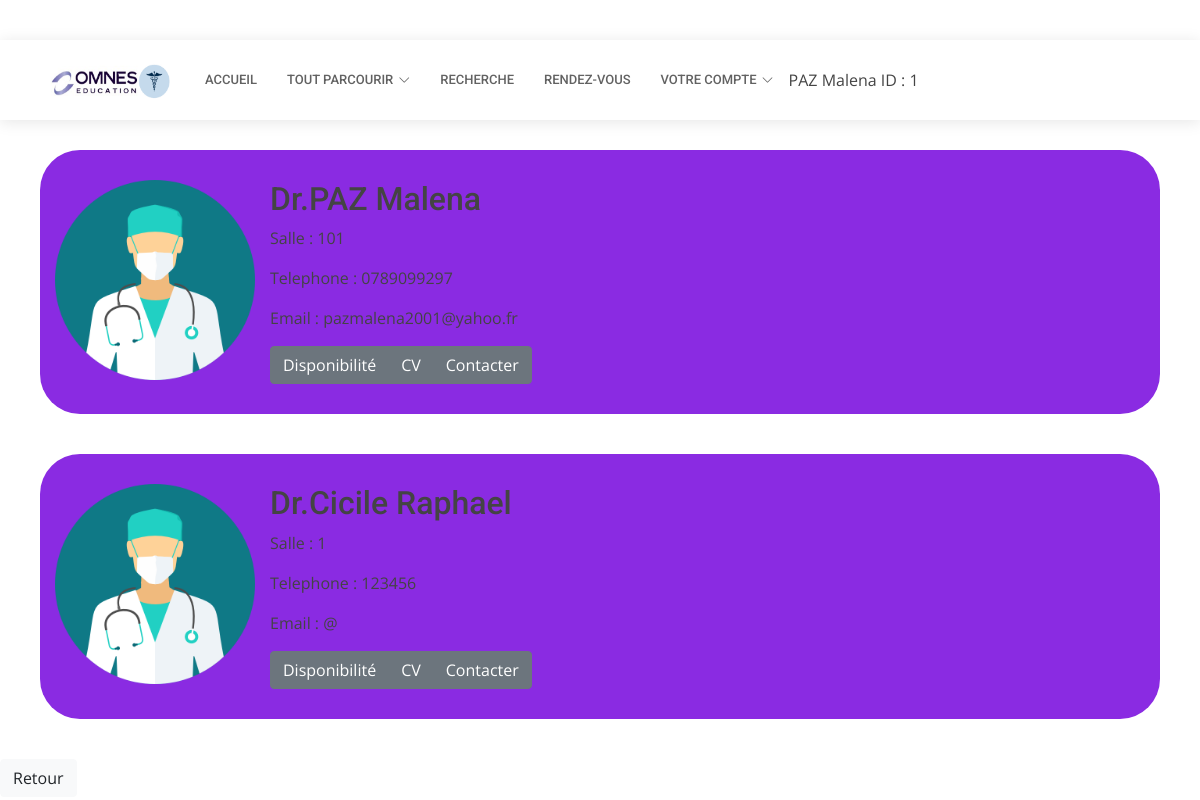
Page /MedecinGeneraliste.php (signed in) on the committed database.
### tables this page shows
CREATE TABLE IF NOT EXISTS `patient` (
  `IDpatient` int(20) NOT NULL AUTO_INCREMENT,
  `NomPatient` varchar(30) NOT NULL,
  `PrenomPatient` varchar(30) NOT NULL,
  `Mdp` varchar(30) NOT NULL,
  `Login` varchar(30) NOT NULL,
  `AdressePatient` varchar(100) NOT NULL,
  `EmailPatient` varchar(50) NOT NULL,
  `NumPatient` varchar(20) NOT NULL,
  `NumCarteVitale` int(50) NOT NULL,
  `SpecialitePref` varchar(50) NOT NULL,
  `Ville` varchar(20) NOT NULL,
  `CodePostal` int(10) NOT NULL,
  `Pays` varchar(20) NOT NULL,
  `Photo` varchar(200) NOT NULL DEFAULT 'Patient.png',
  `TypeCarte` varchar(200) NOT NULL,
  `NumCarteB` int(25) NOT NULL,
  `NomCarte` varchar(200) NOT NULL,
  `DateExp` varchar(9) NOT NULL,
  `CodeSecu` int(10) NOT NULL,
  PRIMARY KEY (`IDpatient`)
);

CREATE TABLE IF NOT EXISTS `medecin` (
  `ID` int(20) NOT NULL AUTO_INCREMENT,
  `Nom` varchar(30) NOT NULL,
  `Prenom` varchar(30) NOT NULL,
  `Login` varchar(30) NOT NULL,
  `Mdp` varchar(30) NOT NULL,
  `Specialiste` tinyint(1) NOT NULL,
  `Email` varchar(50) NOT NULL,
  `Tel` varchar(30) NOT NULL,
  `Specialite` varchar(50) NOT NULL,
  `Photo` varchar(200) NOT NULL,
  `Salle` varchar(10) NOT NULL,
  PRIMARY KEY (`ID`)
);

### MedecinGeneraliste.php (the view, shortened to what this page needs)
<?php
$loginpatient = $_SESSION["login"];
$mdppatient = $_SESSION["mdp"];
$Connexion = mysqli_connect('localhost', 'root', '', 'omnes sante');
$sql = "SELECT * FROM patient WHERE Login LIKE '$loginpatient' AND
 Mdp LIKE '$mdppatient'";
$result = mysqli_query($Connexion, $sql);
while ($data = mysqli_fetch_assoc($result)) {
  $idpat = $data['IDpatient'];
  $nompatient = $data['NomPatient'];
  $prenompatient = $data['PrenomPatient'];
}
?>
<!doctype html>
<html lang="en">
<head>
  <link rel="stylesheet" href=https://stackpath.bootstrapcdn.com/bootstrap/4.3.1/css/bootstrap.min.css>
  <link href="MedGene.css" rel="stylesheet" type="text/css" />
  <link href="assets/vendor/fontawesome-free/css/all.min.css" rel="stylesheet">
  <link href="assets/vendor/animate.css/animate.min.css" rel="stylesheet">
  <link href="assets/vendor/aos/aos.css" rel="stylesheet">
  <link href="assets/vendor/bootstrap-icons/bootstrap-icons.css" rel="stylesheet">
  <link href="assets/vendor/boxicons/css/boxicons.min.css" rel="stylesheet">
  <link href="assets/vendor/glightbox/css/glightbox.min.css" rel="stylesheet">
  <link href="assets/vendor/swiper/swiper-bundle.min.css" rel="stylesheet">
  <link href="assets/css/style.css" rel="stylesheet">
</head>
<body>
  <header id="header" class="fixed-top">
    <div class="container d-flex align-items-center">
      <a href="index.html" class="logo me-auto"><img src="Omnes sante.png" alt="Omnes sante logo" height="280" width="130"></a>
      <nav id="navbar" class="navbar order-last order-lg-0">
        <ul>
          <li><a class="nav-link scrollto " href="accueilPat.php">Accueil</a></li>
          <li class="dropdown"><a href="#"><span>Tout parcourir</span> <i class="bi bi-chevron-down"></i></a>
          </li>
          <li><a class="nav-link scrollto" href="#services">Recherche</a></li>
          <li><a class="nav-link scrollto" href="AfficherRDV.php">Rendez-vous</a></li>
          <li class="dropdown"><a href="chat.php"><span>Votre compte</span><i class="bi bi-chevron-down"></i></a>
            </li>
            <div class="col-sm">
                <?php echo $nompatient. ' '. $prenompatient ?>
                <?php echo "ID : " . $idpat ?>
                        </div>
        </ul>
      </nav>
    </div>
  </header>
  <div id="SectionEnseignants">
    <?php
    $Connexion = mysqli_connect('localhost', 'root', '', 'omnes sante');
    $sql = "SELECT * FROM medecin WHERE Specialite LIKE 'Generaliste'";
    $result = mysqli_query($Connexion, $sql);
    while ($data = mysqli_fetch_assoc($result)) {
      echo '<div class="Enseignants">';
      echo ' <div class="row">';
      echo '<div class="PhotoID">';
      echo ' <a href="#"><img class="image" src="' . $data['Photo'] . '" alt="Photo profil" width ="200" height="200"/></a>';
      echo '</div>';
      echo '<div class="col-sm"> ';
      echo '<h2 href=""> Dr.' . $data['Nom'] . '   ' . $data['Prenom'] . '</h2>';
      echo '<div class="row">';
      echo '<div class="col-sm">';
      echo '<p>Salle : ' . $data['Salle'] . '</p>';
      echo '</div>';
      echo '</div>';
      echo '<div class="row">';
      echo '<div class="col-sm">';
      echo '<p>Telephone : ' . $data['Tel'] . '</p>';
      echo '</div>';
      echo '</div>';
      echo '<div class="row">';
      echo '<div class="col-sm">';
      echo '<p>Email : ' . $data['Email'] . ' </p>';
      echo '</div>';
      echo '</div>';
      echo '<div class="col-sm">';
      echo '<div class="row" >';
      echo '<div class="btn-group" role="group" aria-label="Basic example">';
      echo '<a role="button" class="btn btn-secondary" href="AfficheMed.php?nom=' . $data['Nom'] . '& prenom=' . $data['Prenom'] . '">Disponibilité</a>';
      echo '<a role="button" class="btn btn-secondary" href="">CV</a>';
      echo '<a role="button" class="btn btn-secondary" href="chat.php">Contacter</a>';
      echo '</div>';
      echo '</div></div>';
      echo '</div>';
      echo '</div>';
      echo '</div>';
    }
    ?>
  </div>
  <a role="button" class="btn btn-light" href="accueil.html">Retour</a>
</body>
</html>

### MedGene.css (style rules this page uses)
#SectionEnseignants { margin-top: 150px; }
.Enseignants { background-color: blueviolet; padding: 30px; margin: 40px; border-radius: 40px; }
.btn-light { margin-right: 50px; }

### assets/css/style.css (style rules this page uses)
body { font-family: "Open Sans", sans-serif; color: #444444; }
a { color: #3fbbc0; text-decoration: none; }
h1, h2, h3, h4, h5, h6 { font-family: "Roboto", sans-serif; }
#header { background: #fff; transition: all 0.5s; z-index: 997; padding: 20px 0; top: 40px; box-shadow: 0px 2px 15px rgba(0, 0, 0, 0.1); }
#header .logo { font-size: 28px; margin: 0; padding: 0; line-height: 1; font-weight: 600; letter-spacing: 0.5px; text-transform: uppercase; }
#header .logo img { max-height: 40px; }
.navbar { padding: 0; }
.navbar ul { margin: 0; padding: 0; display: flex; list-style: none; align-items: center; }
.navbar li { position: relative; }
.navbar a, .navbar a:focus { display: flex; align-items: center; justify-content: space-between; padding: 10px 0 10px 30px; font-family: "Roboto", sans-serif; font-size: 13px; color: #626262; white-space: nowrap; transition: 0.3s; text-transform: uppercase; font-weight: 500; }
.navbar a i, .navbar a:focus i { font-size: 12px; line-height: 0; margin-left: 5px; }

### rows in the picture
patient: NomPatient "PAZ", PrenomPatient "Malena", IDpatient "1"
medecin: Photo (picture), Nom "PAZ", Prenom "Malena", Salle "101", Tel "0789099297", Email "pazmalena2001@yahoo.fr"
medecin: Photo (picture), Nom "Cicile", Prenom "Raphael", Salle "1", Tel "123456", Email "@"
